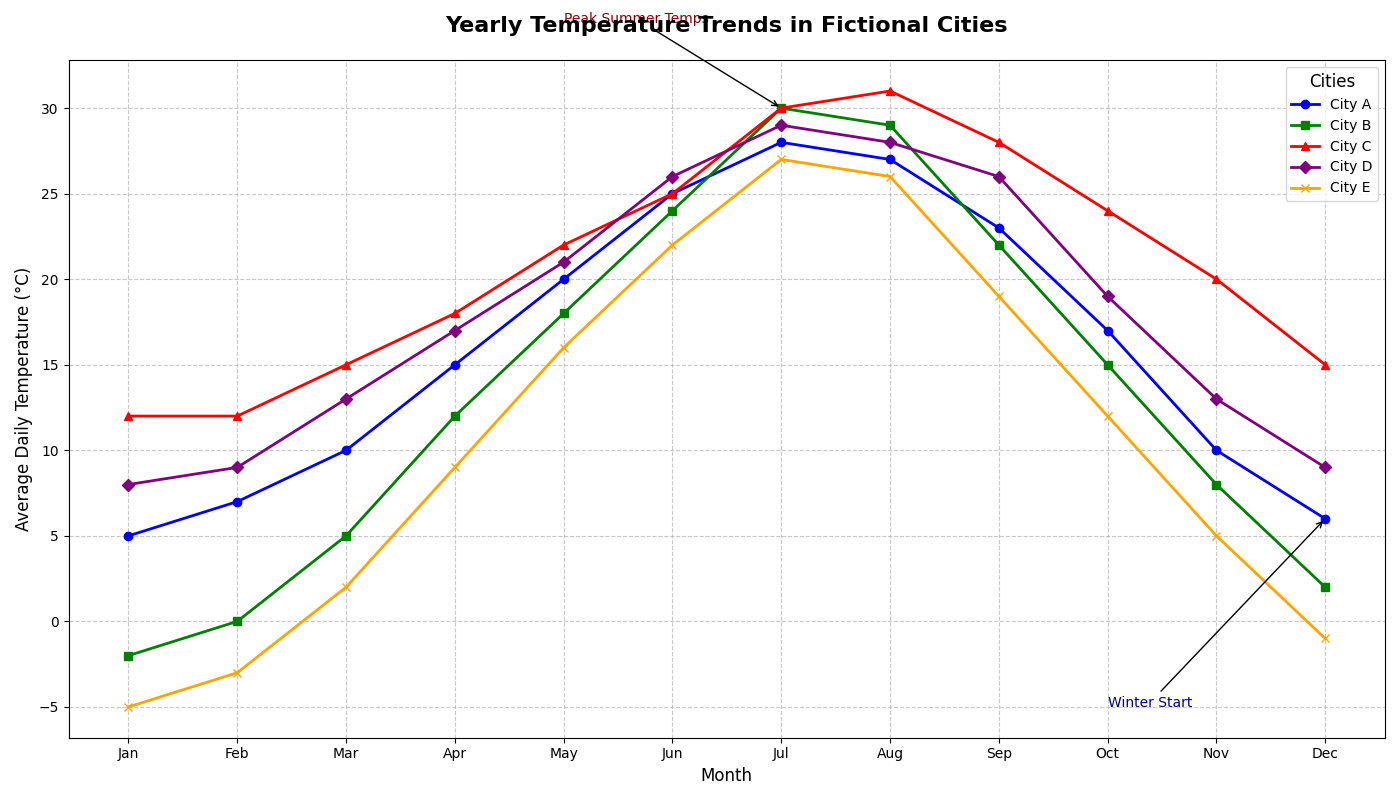

Write the Python code that produced this figure.
import matplotlib.pyplot as plt
import numpy as np

# Define months for the data
months = np.arange(1, 13)

# Manually crafted data for average daily temperatures in degrees Celsius
city_a_temps = [5, 7, 10, 15, 20, 25, 28, 27, 23, 17, 10, 6]
city_b_temps = [-2, 0, 5, 12, 18, 24, 30, 29, 22, 15, 8, 2]
city_c_temps = [12, 12, 15, 18, 22, 25, 30, 31, 28, 24, 20, 15]
city_d_temps = [8, 9, 13, 17, 21, 26, 29, 28, 26, 19, 13, 9]
city_e_temps = [-5, -3, 2, 9, 16, 22, 27, 26, 19, 12, 5, -1]

# Initialize the figure and axis
fig, ax = plt.subplots(figsize=(14, 8))

# Plotting the line chart for each city
ax.plot(months, city_a_temps, marker='o', linestyle='-', color='blue', linewidth=2, label='City A')
ax.plot(months, city_b_temps, marker='s', linestyle='-', color='green', linewidth=2, label='City B')
ax.plot(months, city_c_temps, marker='^', linestyle='-', color='red', linewidth=2, label='City C')
ax.plot(months, city_d_temps, marker='D', linestyle='-', color='purple', linewidth=2, label='City D')
ax.plot(months, city_e_temps, marker='x', linestyle='-', color='orange', linewidth=2, label='City E')

# Setting title and labels
ax.set_title('Yearly Temperature Trends in Fictional Cities', fontsize=16, weight='bold', pad=20)
ax.set_xlabel('Month', fontsize=12)
ax.set_ylabel('Average Daily Temperature (°C)', fontsize=12)

# Adding a legend to identify cities
ax.legend(loc='upper right', fontsize=10, title='Cities', title_fontsize=12)

# Enable grid for easier value estimation
ax.grid(True, linestyle='--', alpha=0.7)

# Annotating key seasonal points in the data
ax.annotate('Peak Summer Temps', xy=(7, 30), xytext=(5, 35),
            arrowprops=dict(facecolor='black', arrowstyle='->', lw=1), fontsize=10, color='darkred')
ax.annotate('Winter Start', xy=(12, 6), xytext=(10, -5),
            arrowprops=dict(facecolor='black', arrowstyle='->', lw=1), fontsize=10, color='darkblue')

# Set x-ticks to month names for readability
month_names = ['Jan', 'Feb', 'Mar', 'Apr', 'May', 'Jun', 'Jul', 'Aug', 'Sep', 'Oct', 'Nov', 'Dec']
plt.xticks(months, month_names, fontsize=10)

# Automatically adjust layout to prevent overlap
plt.tight_layout()

# Display the plot
plt.show()
